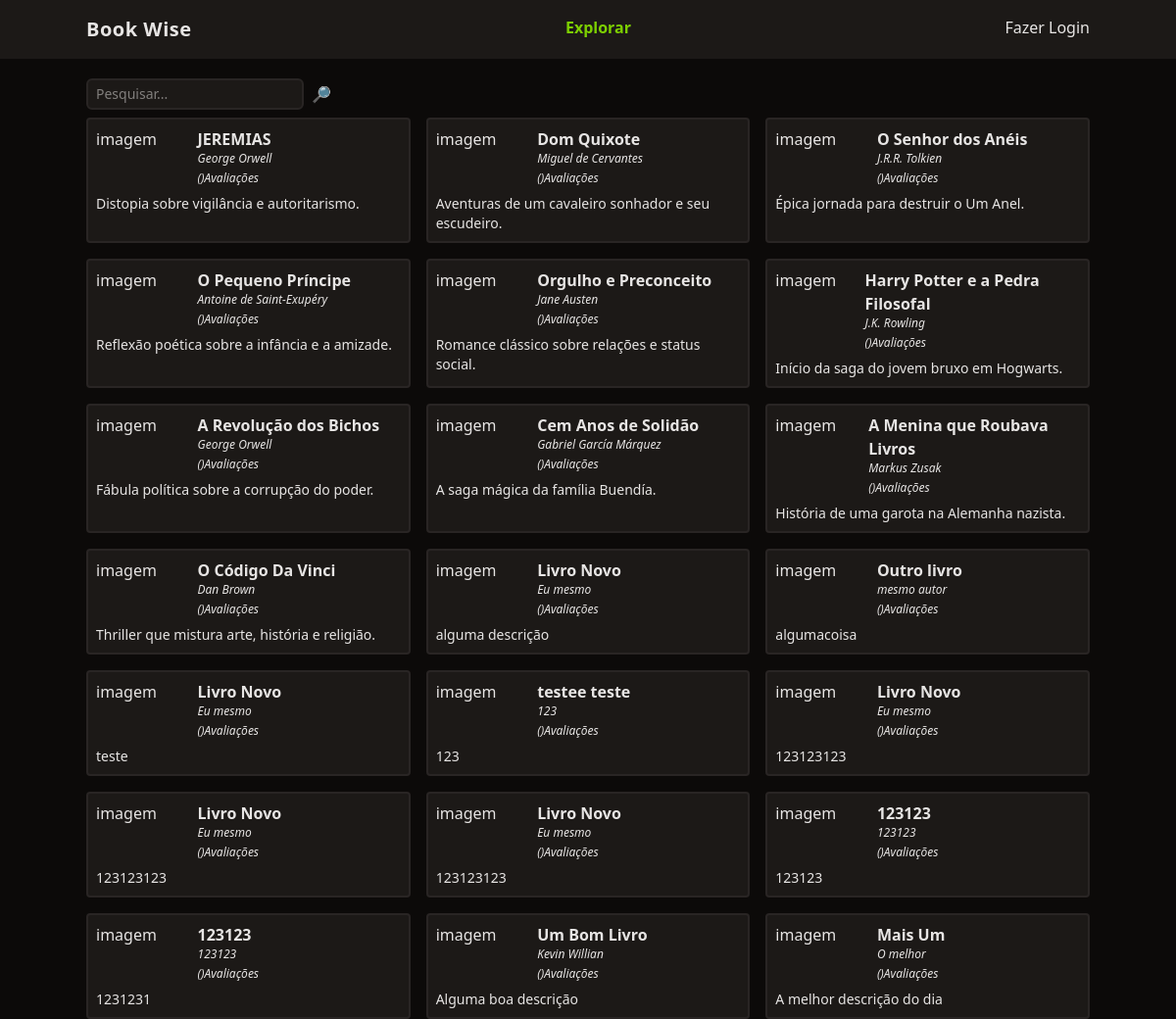
Before: / with the older database file.
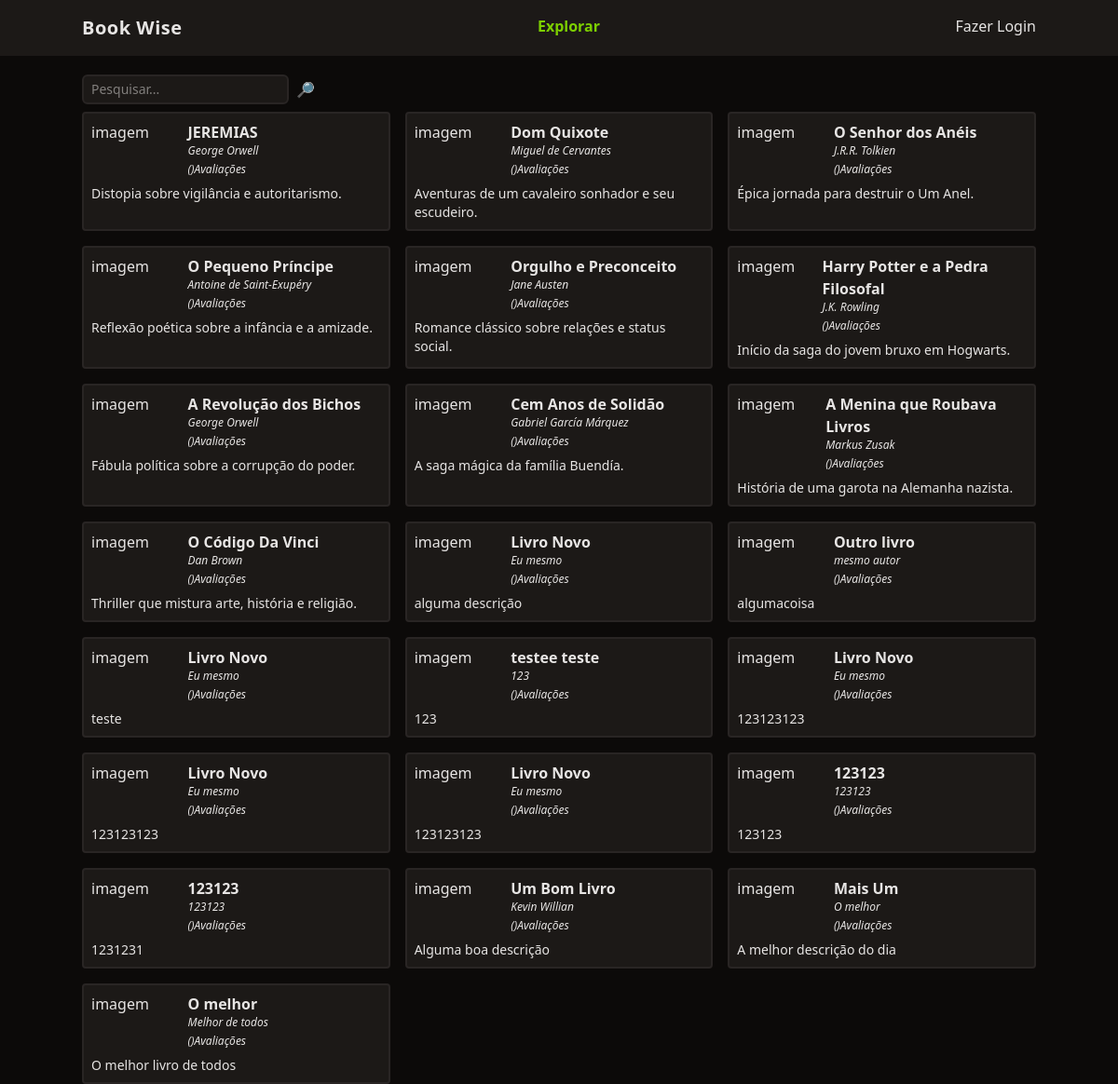
After: the same page with the newer database file.
### tables this page shows
CREATE TABLE livros (

  id integer primary key,
  titulo varchar(255),
  autor varchar(255),
  descricao text,
  ano_de_lancamento integer,
  usuario_id integer, imagem varchar(255),
  foreign key(usuario_id) references usuarios(id)

);

### functions.php (called while the page is built, shortened)
<?php
function views($view, $data = [])
{
        require('views/template/app.php');
}
function config($chave = null)
{
        $config = require "config.php";
        if (strlen($chave) > 0) {
                return $config[$chave];
        }
        return $config;
}
function auth()
{
        if (!isset($_SESSION['auth'])) {
                return null;
        }
        return $_SESSION['auth'];
}

### controllers/index.controller.php (called while the page is built)
<?php
$pesquisa = $_REQUEST['pesquisar'] ?? '';
$livros = $database->query(
        query: "SELECT * FROM livros WHERE titulo LIKE :filtro",
        class: Livro::class,
        params: ['filtro' => "%$pesquisa%"]
)->fetchAll();
views('index', compact('livros'));

### routes.php (called while the page is built, shortened)
<?php
$controller = str_replace('/', '', parse_url($_SERVER['REQUEST_URI'])['path']);
if (!$controller) $controller = 'index';
require("controllers/{$controller}.controller.php");

### index.php (called while the page is built, shortened)
<?php
require "functions.php";
require "Database.php";
require "routes.php";

### config.php (called while the page is built)
<?php
return [
        'database' => [
                'driver' => 'sqlite',
                'database' => 'database.sqlite'
        ]
];

### database.php (called while the page is built)
<?php
class Database
{
        private $db;
        public function __construct($config)
        {
                $this->db = new PDO($this->getDsn($config));
        }
        private function getDsn($config)
        {
                $driver = $config['driver'];
                unset($config['driver']);
                $dsn = $driver . ':' . http_build_query($config, '', ';');
                if ($driver == 'sqlite') {
                        $dsn = $driver . ':' . $config['database'];
                }
                return $dsn;
        }
        public function query($query, $class = null, $params = [])
        {
                $prepare = $this->db->prepare($query);
                if ($class) {
                        $prepare->setFetchMode(PDO::FETCH_CLASS, $class);
                }
                $prepare->execute($params);
                return $prepare;
        }
}
$database = new Database(config('database'));

### views/partials/_livro.php (the view, shortened to what this page needs)
<div class="p-2 rounded bg-stone-900 border-stone-800 border-2">
        <div class="flex">
                <div class="w-1/3">imagem</div>
                <div class="space-y-1">
                        <a href="livro?id=<?= $livro->id ?>" class="font-semibold hover:underline"><?= $livro->titulo ?></a>
                        <div class="text-xs italic"><?= $livro->autor ?></div>
                        <div class="text-xs italic"><?= str_repeat("⭐️", $livro->notaAvaliacao) ?>(<?= $livro->countAvaliacoes ?>)Avaliações</div>
                </div>
        </div>
        <div class="text-sm mt-2">
                <?= $livro->descricao ?>
        </div>
</div>

### views/template/app.php (shortened to what this page needs)
<!DOCTYPE html>
<html lang="en">
<head>
        <script src="https://cdn.jsdelivr.net/npm/@tailwindcss/browser@4"></script>
</head>
<body class="bg-stone-950 text-stone-200">
        <header class="bg-stone-900">
                <nav class="mx-auto max-w-screen-lg flex justify-between py-4">
                        <div class="font-bold text-xl tracking-wide">Book Wise</div>
                        <ul class="flex space-x-4 font-bold">
                                <li><a href="/" class="text-lime-500">Explorar</a></li>
                        </ul>
                        <ul>
                                <?php if (auth()): ?>
                                        <li>
                                                <a href="/logout" class="hover:underline">Oi <?= auth()->nome ?></a>
                                        </li>
                                <?php else: ?>
                                        <li>
                                                <a href="/login" class="hover:underline">Fazer Login</a>
                                        </li>
                                <?php endif; ?>
                        </ul>
                </nav>
        </header>
        <main class="mx-auto max-w-screen-lg space-y-6">
                <div>
                        <?php require "views/{$view}.view.php"; ?>
                </div>
        </main>
</body>
</html>

### views/index.view.php
<form class="w-full flex space-x-2 mt-5">
        <input
                type="text"
                class="border-stone-800 border-2 rounded-md bg-stone-900 text-sm focus:outline-none px-2 py-1"
                placeholder="Pesquisar..."
                name="pesquisar">
        <button type="submit">🔎</button>
</form>
<section class="grid gap-4 grid-cols-1 md:grid-cols-2 lg:grid-cols-3 mt-2">
        <?php foreach ($livros as $livro) {
                require 'partials/_livro.php';
        } ?>
</section>

Changed rows visible on the page:
added livros: titulo "O melhor", autor "Melhor de todos", descricao "O melhor livro de todos"
